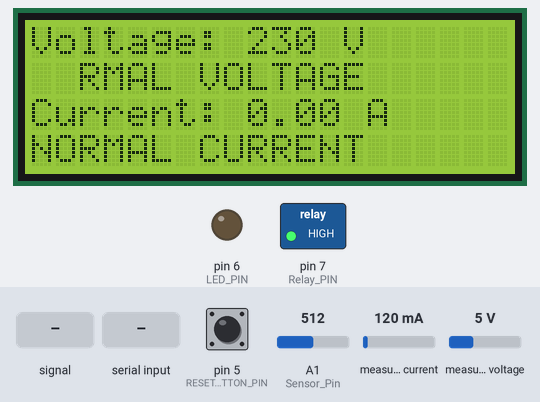
Bench run of a sketch on a simulated Arduino Uno, built with avr-gcc and run on an emulated ATmega328P. Parts: 20×4 character LCD, switched loads named in the sketch (green lamp = pin HIGH), output pins drawn as LEDs (lit = HIGH). Inputs (shaded band) come from the test bench; at power-on: measured voltage 5 V, pin 5 (RESET_BUTTON_PIN) HIGH, A1 (Sensor_Pin) = 512, measured current 120 mA. What the sketch prints to the serial monitor is not drawn.

Above: at 2.6 s.
2.7 s: A1 (Sensor_Pin) fed a 200 Hz sine of ±255 counts around its level
At 3.6 s:
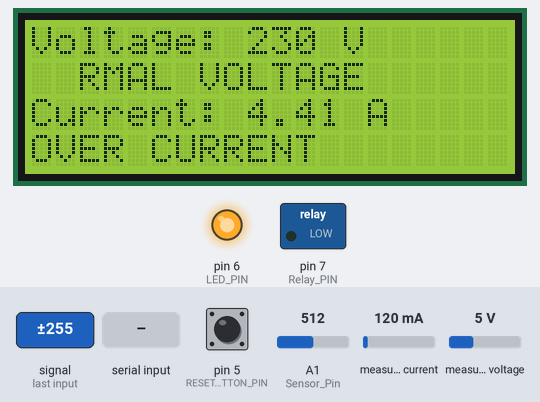
5.8 s: measured voltage set to 0.3 V
At 7.5 s:
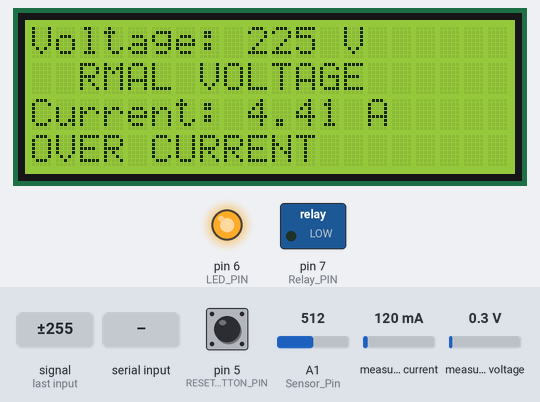
7.9 s: pin 5 (RESET_BUTTON_PIN) pulled LOW for 1 s
At 10.5 s:
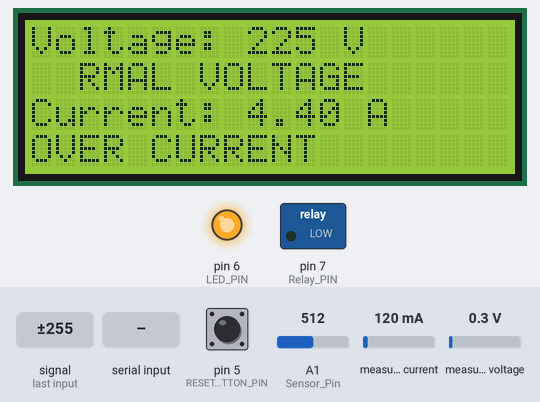
12.0 s: A1 (Sensor_Pin) set to 716
At 12.8 s:
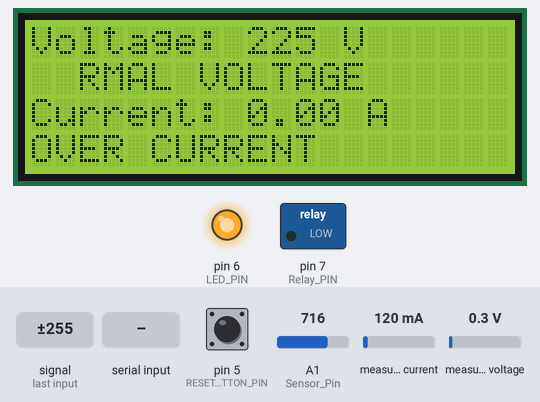
13.7 s: "RESET\n" received over Serial
At 15.4 s:
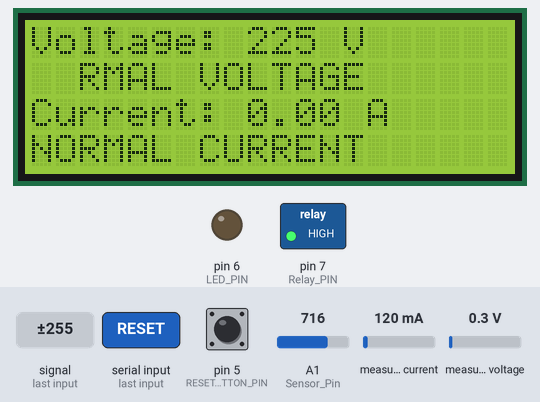
15.7 s: measured voltage set to 3.8 V
Timing chart, 0 to 18.3 s (numbered marks = the images above; inputs shaded):
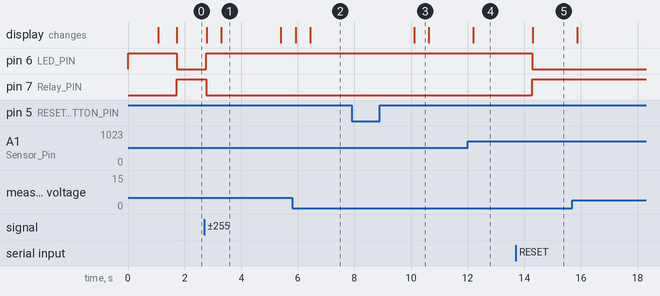

Measured:
- after the input at 2.7 s, pin 6 (LED_PIN): LOW → HIGH after 0.06 s; pin 7 (Relay_PIN): HIGH → LOW after 0.06 s; the display: first changes after 0.08 s (image 1 shows a later state)
- after the input at 5.8 s, the display: first differs from a run without the input after 0.64 s (image 2)
- after the input at 7.9 s, the display: changes after 2.2 s (image 3)
- after the input at 12.0 s, the display: changes after 0.20 s (image 4)
- after the input at 13.7 s, pin 6 (LED_PIN): HIGH → LOW after 0.58 s; pin 7 (Relay_PIN): LOW → HIGH after 0.58 s; the display: changes after 0.60 s (image 5)
- what the display in image 1 shows lasts 2.1 s, from 3.3 s to 5.4 s
- what the display in image 3 shows lasts 0.5 s, from 10.1 s to 10.6 s

The sketch:

Firmware.ino
```cpp
#include "EmonLib.h"
#include <LiquidCrystal.h>
#include <math.h>
#include <stdlib.h>
#include <string.h>
#include <ctype.h>

// LCD: RS, EN, D4, D5, D6, D7
LiquidCrystal lcd(13, 12, 11, 10, 9, 8);

// Voltage measurement
EnergyMonitor emon1;

// Pin definitions
const int Relay_PIN = 7;
const int LED_PIN = 6;
const int RESET_BUTTON_PIN = 5;
const int Voltage_PIN = A0;
const int Sensor_Pin = A1;

// Adjustable protection thresholds
int UNDER_VOLTAGE = 207;          // Allowed: 180-230 V
int OVER_VOLTAGE = 270;           // Allowed: 270-300 V
float OVER_CURRENT_LIMIT = 1.5;   // Allowed: 1.5-4.0 A

// EmonLib calibration
const double VOLTAGE_CALIBRATION = 187.0;
const double PHASE_SHIFT = 1.7;

// ACS712 5A settings
const float SENSITIVITY = 200.0;  // Calibrated mV/A
const float ADC_REFERENCE_MV = 5000.0;

float measuredCurrent = 0.0;

// Latched protection faults
bool overVoltageLatched = false;
bool underVoltageLatched = false;
bool overCurrentLatched = false;

// Reset button debounce
int lastButtonReading = HIGH;
int stableButtonState = HIGH;
unsigned long lastDebounceTime = 0;
const unsigned long DEBOUNCE_DELAY = 50;

// Serial command buffer
const byte COMMAND_BUFFER_SIZE = 40;
char commandBuffer[COMMAND_BUFFER_SIZE];
byte commandIndex = 0;


// ------------------------------------
// Measure AC current using RMS sampling
// ------------------------------------
float measureCurrent()
{
  const int samples = 1000;

  unsigned long sum = 0;
  unsigned long sumSquares = 0;

  for (int i = 0; i < samples; i++)
  {
    int reading = analogRead(Sensor_Pin);

    sum += reading;
    sumSquares += (unsigned long)reading * reading;
  }

  double mean = (double)sum / samples;
  double meanSquare = (double)sumSquares / samples;

  // Remove DC offset
  double variance = meanSquare - (mean * mean);

  if (variance < 0)
    variance = 0;

  double rmsADC = sqrt(variance);

  // Convert ADC counts to millivolts
  double rmsMillivolts =
      rmsADC * ADC_REFERENCE_MV / 1023.0;

  // Convert to RMS current
  return rmsMillivolts / SENSITIVITY;
}


// ------------------------------------
// Reset button with debounce
// ------------------------------------
bool resetButtonPressed()
{
  int reading = digitalRead(RESET_BUTTON_PIN);

  if (reading != lastButtonReading)
  {
    lastDebounceTime = millis();
    lastButtonReading = reading;
  }

  if (millis() - lastDebounceTime >= DEBOUNCE_DELAY)
  {
    if (reading != stableButtonState)
    {
      stableButtonState = reading;

      // Detect one press
      if (stableButtonState == LOW)
        return true;
    }
  }

  return false;
}


// ------------------------------------
// Display command instructions
// ------------------------------------
void printHelp()
{
  Serial.println(F("\r\n--- Voltage Protector Commands ---"));
  Serial.println(F("OV=280 : Overvoltage (270-300 V)"));
  Serial.println(F("UV=200 : Undervoltage (180-230 V)"));
  Serial.println(F("OC=2.5 : Overcurrent (1.5-4.0 A)"));
  Serial.println(F("STATUS : Show current settings"));
  Serial.println(F("HELP   : Show commands"));
  Serial.println(F("RESET  : Reset protection faults"));
  Serial.println(F("Enter one command per line."));
}


// ------------------------------------
// Display current settings
// ------------------------------------
void printStatus()
{
  Serial.println(F("\r\n--- Current Protection Settings ---"));

  Serial.print(F("Overvoltage: "));
  Serial.print(OVER_VOLTAGE);
  Serial.println(F(" V"));

  Serial.print(F("Undervoltage: "));
  Serial.print(UNDER_VOLTAGE);
  Serial.println(F(" V"));

  Serial.print(F("Overcurrent: "));
  Serial.print(OVER_CURRENT_LIMIT, 1);
  Serial.println(F(" A"));
}


// ------------------------------------
// Clear latched faults
// ------------------------------------
void resetProtectionFaults()
{
  overVoltageLatched = false;
  underVoltageLatched = false;
  overCurrentLatched = false;

  Serial.println(
    F("Protection faults cleared. Rechecking conditions.")
  );
}


// ------------------------------------
// Process a complete terminal command
// ------------------------------------
void processCommand(char *command)
{
  // Remove leading spaces
  while (*command && isspace((unsigned char)*command))
    command++;

  // Remove trailing spaces
  size_t length = strlen(command);

  while (length > 0 &&
         isspace((unsigned char)command[length - 1]))
  {
    command[--length] = '\0';
  }

  if (length == 0)
    return;

  // Make command case-insensitive
  for (size_t i = 0; command[i]; i++)
    command[i] = toupper((unsigned char)command[i]);

  if (strcmp(command, "HELP") == 0)
  {
    printHelp();
    return;
  }

  if (strcmp(command, "STATUS") == 0)
  {
    printStatus();
    return;
  }

  // Optional computer-based reset command
  if (strcmp(command, "RESET") == 0)
  {
    resetProtectionFaults();
    return;
  }

  char *equalsSign = strchr(command, '=');

  if (equalsSign == NULL)
  {
    Serial.println(F("Error: Invalid command. Type HELP."));
    return;
  }

  *equalsSign = '\0';

  char *setting = command;
  char *valueText = equalsSign + 1;

  if (*valueText == '\0')
  {
    Serial.println(F("Error: Missing threshold value."));
    return;
  }

  // Parse and validate numeric input
  char *endPointer;
  double value = strtod(valueText, &endPointer);

  while (*endPointer &&
         isspace((unsigned char)*endPointer))
  {
    endPointer++;
  }

  if (endPointer == valueText ||
      *endPointer != '\0' ||
      !isfinite(value))
  {
    Serial.println(F("Error: Enter a valid number."));
    return;
  }

  // Overvoltage threshold
  if (strcmp(setting, "OV") == 0)
  {
    if (value < 270.0 || value > 300.0 ||
        floor(value) != value)
    {
      Serial.println(
        F("Rejected: OV must be 270-300 V (whole number).")
      );
      return;
    }

    OVER_VOLTAGE = (int)value;

    Serial.print(F("Overvoltage threshold set to "));
    Serial.print(OVER_VOLTAGE);
    Serial.println(F(" V"));
  }

  // Undervoltage threshold
  else if (strcmp(setting, "UV") == 0)
  {
    if (value < 180.0 || value > 230.0 ||
        floor(value) != value)
    {
      Serial.println(
        F("Rejected: UV must be 180-230 V (whole number).")
      );
      return;
    }

    UNDER_VOLTAGE = (int)value;

    Serial.print(F("Undervoltage threshold set to "));
    Serial.print(UNDER_VOLTAGE);
    Serial.println(F(" V"));
  }

  // Overcurrent threshold
  else if (strcmp(setting, "OC") == 0)
  {
    if (value < 1.5 || value > 4.0)
    {
      Serial.println(F("Rejected: OC must be 1.5-4.0 A."));
      return;
    }

    // Store to one decimal place
    OVER_CURRENT_LIMIT = round(value * 10.0) / 10.0;

    Serial.print(F("Overcurrent threshold set to "));
    Serial.print(OVER_CURRENT_LIMIT, 1);
    Serial.println(F(" A"));
  }

  else
  {
    Serial.println(
      F("Error: Unknown setting. Use OV, UV, or OC.")
    );
  }
}


// ------------------------------------
// Read incoming serial commands
// ------------------------------------
void readSerialCommands()
{
  while (Serial.available() > 0)
  {
    char incoming = Serial.read();

    if (incoming == '\r' || incoming == '\n')
    {
      if (commandIndex > 0)
      {
        commandBuffer[commandIndex] = '\0';
        processCommand(commandBuffer);
        commandIndex = 0;
      }
    }
    else if (commandIndex < COMMAND_BUFFER_SIZE - 1)
    {
      commandBuffer[commandIndex++] = incoming;
    }
    else
    {
      commandIndex = 0;
      Serial.println(F("Error: Command too long. Try again."));
    }
  }
}


// ------------------------------------
// Setup
// ------------------------------------
void setup()
{
  pinMode(Relay_PIN, OUTPUT);
  pinMode(LED_PIN, OUTPUT);

  pinMode(RESET_BUTTON_PIN, INPUT_PULLUP);

  // Safe startup state
  digitalWrite(Relay_PIN, LOW);
  digitalWrite(LED_PIN, HIGH);

  Serial.begin(9600);

  emon1.voltage(
    Voltage_PIN,
    VOLTAGE_CALIBRATION,
    PHASE_SHIFT
  );

  lcd.begin(20, 4);

  lcd.setCursor(0, 0);
  lcd.print("Overload Protection");

  lcd.setCursor(0, 1);
  lcd.print("Made by Anik Das");

  delay(1000);
  lcd.clear();

  Serial.println(F("\r\nVoltage Protector Ready."));
  printHelp();
  printStatus();
}


// ------------------------------------
// Main loop
// ------------------------------------
void loop()
{
  // 1. Process terminal commands
  readSerialCommands();

  // 2. Voltage measurement
  emon1.calcVI(20, 2000);
  int Voltage = emon1.Vrms;

  // 3. Current measurement
  measuredCurrent = measureCurrent();

  // 4. Check protection conditions
  bool overVoltage = Voltage > OVER_VOLTAGE;
  bool underVoltage = Voltage < UNDER_VOLTAGE;
  bool overCurrent =
      measuredCurrent > OVER_CURRENT_LIMIT;

  // 5. Reset button
  if (resetButtonPressed())
  {
    resetProtectionFaults();
  }

  // 6. Latch faults
  if (overVoltage)
    overVoltageLatched = true;

  if (underVoltage)
    underVoltageLatched = true;

  if (overCurrent)
    overCurrentLatched = true;

  // 7. Relay and LED control
  bool faultLatched =
      overVoltageLatched ||
      underVoltageLatched ||
      overCurrentLatched;

  if (faultLatched)
  {
    digitalWrite(Relay_PIN, LOW);
    digitalWrite(LED_PIN, HIGH);
  }
  else
  {
    digitalWrite(Relay_PIN, HIGH);
    digitalWrite(LED_PIN, LOW);
  }

  // 8. LCD line 0: Voltage
  lcd.setCursor(0, 0);
  lcd.print("Voltage: ");
  lcd.print(Voltage);
  lcd.print(" V       ");

  // 9. LCD line 1: Voltage status
  lcd.setCursor(0, 1);

  if (overVoltageLatched)
    lcd.print("OVER VOLTAGE        ");
  else if (underVoltageLatched)
    lcd.print("UNDER VOLTAGE       ");
  else
    lcd.print("NORMAL VOLTAGE      ");

  // 10. LCD line 2: Current
  lcd.setCursor(0, 2);
  lcd.print("Current: ");
  lcd.print(measuredCurrent, 2);
  lcd.print(" A       ");

  // 11. LCD line 3: Current status
  lcd.setCursor(0, 3);

  if (overCurrentLatched)
    lcd.print("OVER CURRENT        ");
  else
    lcd.print("NORMAL CURRENT      ");

  delay(200);
}
```
